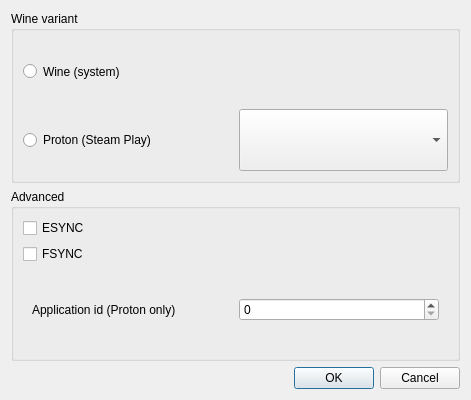
<?xml version="1.0" encoding="UTF-8"?>
<ui version="4.0">
 <class>UICFTControls</class>
 <widget class="QWidget" name="UICFTControls">
  <property name="windowModality">
   <enum>Qt::NonModal</enum>
  </property>
  <property name="geometry">
   <rect>
    <x>0</x>
    <y>0</y>
    <width>471</width>
    <height>400</height>
   </rect>
  </property>
  <property name="windowTitle">
   <string>Wine settings</string>
  </property>
  <property name="windowIcon">
   <iconset resource="wine-protocol.qrc">
    <normaloff>:/images/wine.png</normaloff>:/images/wine.png</iconset>
  </property>
  <property name="layoutDirection">
   <enum>Qt::LeftToRight</enum>
  </property>
  <property name="autoFillBackground">
   <bool>false</bool>
  </property>
  <layout class="QVBoxLayout" name="verticalLayout">
   <item>
    <widget class="QGroupBox" name="groupBox">
     <property name="title">
      <string>Wine variant</string>
     </property>
     <layout class="QGridLayout" name="gridLayout">
      <item row="0" column="0">
       <widget class="QRadioButton" name="variant_wine">
        <property name="sizePolicy">
         <sizepolicy hsizetype="Preferred" vsizetype="Preferred">
          <horstretch>0</horstretch>
          <verstretch>0</verstretch>
         </sizepolicy>
        </property>
        <property name="text">
         <string>Wine (system)</string>
        </property>
       </widget>
      </item>
      <item row="1" column="0">
       <widget class="QRadioButton" name="variant_proton">
        <property name="sizePolicy">
         <sizepolicy hsizetype="Preferred" vsizetype="Preferred">
          <horstretch>0</horstretch>
          <verstretch>0</verstretch>
         </sizepolicy>
        </property>
        <property name="text">
         <string>Proton (Steam Play)</string>
        </property>
       </widget>
      </item>
      <item row="1" column="1">
       <widget class="QComboBox" name="proton_version">
        <property name="sizePolicy">
         <sizepolicy hsizetype="Preferred" vsizetype="Preferred">
          <horstretch>0</horstretch>
          <verstretch>0</verstretch>
         </sizepolicy>
        </property>
        <property name="minimumSize">
         <size>
          <width>120</width>
          <height>0</height>
         </size>
        </property>
       </widget>
      </item>
     </layout>
    </widget>
   </item>
   <item>
    <widget class="QGroupBox" name="groupBox_2">
     <property name="title">
      <string>Advanced</string>
     </property>
     <layout class="QVBoxLayout" name="verticalLayout_2">
      <item>
       <widget class="QCheckBox" name="esync">
        <property name="toolTip">
         <string>&lt;html&gt;&lt;head/&gt;&lt;body&gt;&lt;p&gt;When supported.&lt;/p&gt;&lt;/body&gt;&lt;/html&gt;</string>
        </property>
        <property name="text">
         <string>ESYNC</string>
        </property>
       </widget>
      </item>
      <item>
       <widget class="QCheckBox" name="fsync">
        <property name="toolTip">
         <string>&lt;html&gt;&lt;head/&gt;&lt;body&gt;&lt;p&gt;When supported.&lt;/p&gt;&lt;/body&gt;&lt;/html&gt;</string>
        </property>
        <property name="text">
         <string>FSYNC</string>
        </property>
       </widget>
      </item>
      <item>
       <widget class="QWidget" name="widget" native="true">
        <layout class="QHBoxLayout" name="horizontalLayout">
         <item>
          <widget class="QLabel" name="label">
           <property name="text">
            <string>Application id (Proton only)</string>
           </property>
          </widget>
         </item>
         <item>
          <widget class="QSpinBox" name="proton_appid">
           <property name="maximum">
            <number>2147483647</number>
           </property>
          </widget>
         </item>
        </layout>
       </widget>
      </item>
     </layout>
    </widget>
   </item>
   <item>
    <widget class="QDialogButtonBox" name="buttonBox">
     <property name="standardButtons">
      <set>QDialogButtonBox::Cancel|QDialogButtonBox::Ok</set>
     </property>
    </widget>
   </item>
  </layout>
 </widget>
 <resources>
  <include location="wine-protocol.qrc"/>
 </resources>
 <connections/>
 <slots>
  <slot>startEngineClicked()</slot>
  <slot>stopEngineClicked()</slot>
  <slot>cameraSettingsClicked()</slot>
 </slots>
</ui>
